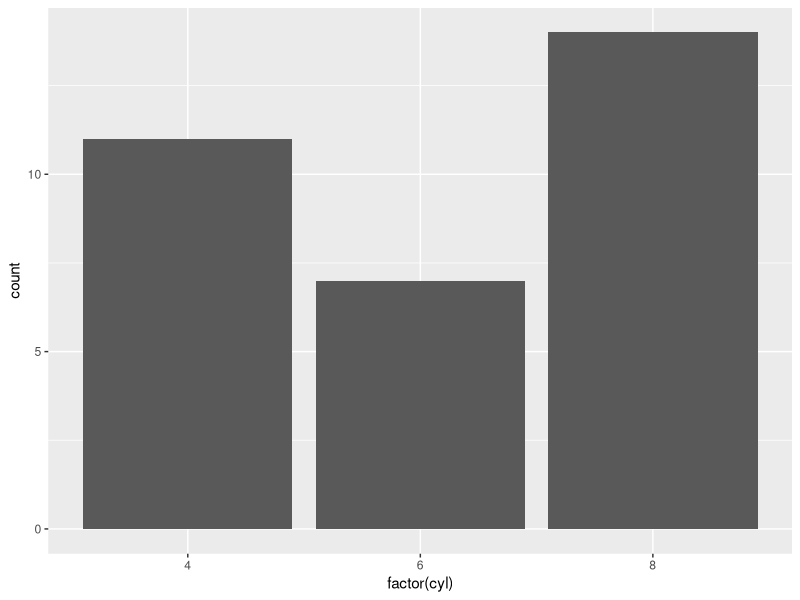

This chart was generated by the following R code:
## ---- chunk 1
getwd()
## ---- chunk 2
getwd()
## ---- chunk 3
4*12
## ---- chunk 4
(4*12)/2
## ---- chunk 5
2*3
## ---- chunk 6
(7*8)/2+5
## ---- chunk 7
x <- c(4, 6, 8, 5, 6, 7, 7, 7)
## ---- chunk 8
mean(x)
## ---- chunk 9
median(x)
## ---- chunk 10
sd(x)
## ---- chunk 11
#install.packages("tidyverse")
library("tidyverse")
## ---- chunk 12
ggplot(mtcars, aes(x = factor(cyl))) +
    geom_bar()
